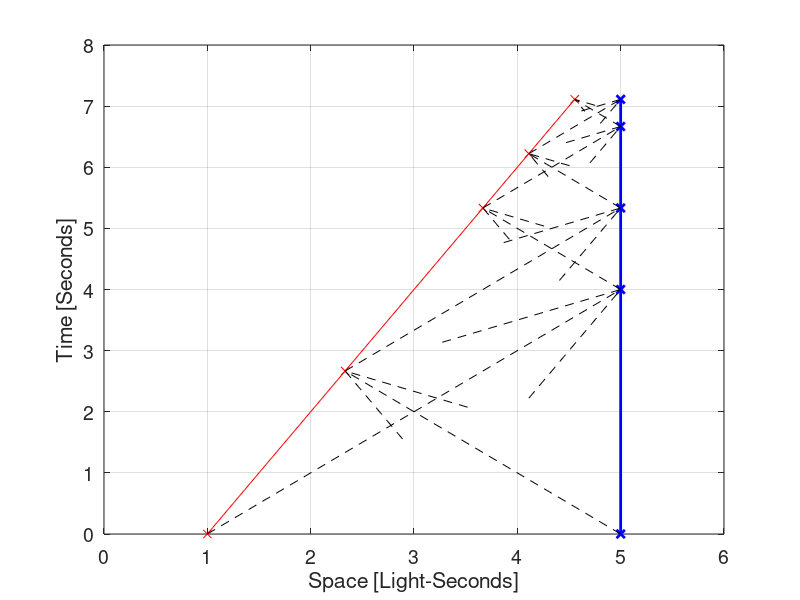

MATLAB code to generate this figure:
c    = 299792458;  % [m/s] speed of light
v1   = 0.5*c;
v2   = 0;
x0_1 = 1*c;
x0_2 = 5*c;
t0   = 0;

% first pulse off of 2 from 1
dv_2   = c-v2;
dtp1_2 = (x0_2 - x0_1)/dv_2;
dxp1_2 = v2*dtp1_2;
xp1_2  = dxp1_2 + x0_2;
tp1_2  = t0 + dtp1_2;

% first pulse off of 1 from 2
dv_1   = -c-v1;
dtp1_1 = (x0_1 - x0_2)/dv_1;
dxp1_1 = v1*dtp1_1;
xp1_1  = dxp1_1 + x0_1;
tp1_1  = t0 + dtp1_1;

% first return pulse to 1
dt1_1 = 2*(x0_1 - x0_2)/dv_1;
dx1_1 = v1*dt1_1;
x1_1  = dx1_1 + x0_1;
t1    = t0 + dt1_1;

% first return pulse to 2
dt1_2 = 2*(x0_2 - xp1_1)/dv_2;
dx1_2 = v2*dt1_2;
x1_2  = dx1_2 + x0_2;
if 1e-12 < abs(dt1_2 - dt1_1)
    error("something is wrong");
end
% t1  = t0 + dt1_2; % dt1_2 should be the same as dt1_1

% second pulse off of 2 from 1
dtp2_2 = (x1_2 - x1_1)/dv_2;
dxp2_2 = v2*dtp2_2;
xp2_2  = dxp2_2 + x1_2;
tp2_2  = t1 + dtp2_2;

% second pulse off of 1 from 2
dtp2_1 = (x1_1 - x1_2)/dv_1;
dxp2_1 = v1*dtp2_1;
xp2_1  = dxp2_1 + x1_1;
tp2_1  = t1 + dtp2_1;

% second return pulse to 1
dt2_1 = 2*(x1_1 - x1_2)/dv_1;
dx2_1 = v1*dt2_1;
x2_1  = dx2_1 + x1_1;
t2    = t1 + dt2_1;

% second return pulse to 2
dt2_2 = 2*(x1_2 - xp2_1)/dv_2;
dx2_2 = v2*dt2_2;
x2_2  = dx2_2 + x1_2;
if 1e-12 < abs(dt2_2 - dt2_1)
    error("something is wrong");
end

% plot
hold off
plot([x0_1 xp1_1 x1_1 xp2_1 x2_1]/c,[t0 tp1_1 t1 tp2_1 t2],'r-x'...
    ,[x0_2 xp1_2 x1_2 xp2_2 x2_2]/c,[t0 tp1_2 t1 tp2_2 t2],'b-x','LineWidth',2);
xticks(0:(x0_2/c+1));
yticks(0:100);
grid on
xlabel('Space [Light-Seconds]')
ylabel('Time [Seconds]');
set(gca,'FontSize',14)
hold on
quiver(x0_2/c,t0,(xp1_1-x0_2)/c,tp1_1-t0,0,'--k');
quiver(x0_1/c,t0,(xp1_2-x0_1)/c,tp1_2-t0,0,'--k');
quiver(xp1_2/c,tp1_2,(x1_1-xp1_2)/c,t1-tp1_2,0,'--k');
quiver(xp1_1/c,tp1_1,(x1_2-xp1_1)/c,t1-tp1_1,0,'--k');
quiver(x1_2/c,t1,(xp2_1-x1_2)/c,tp2_1-t1,0,'--k');
quiver(x1_1/c,t1,(xp2_2-x1_1)/c,tp2_2-t1,0,'--k');
quiver(xp2_2/c,tp2_2,(x2_1-xp2_2)/c,t2-tp2_2,0,'--k');
quiver(xp2_1/c,tp2_1,(x2_2-xp2_1)/c,t2-tp2_1,0,'--k');
% axis equal
xlim([0 (x0_2/c+1)]);
% this_ylim =ylim;
ylim([0 floor(t2)+1])
